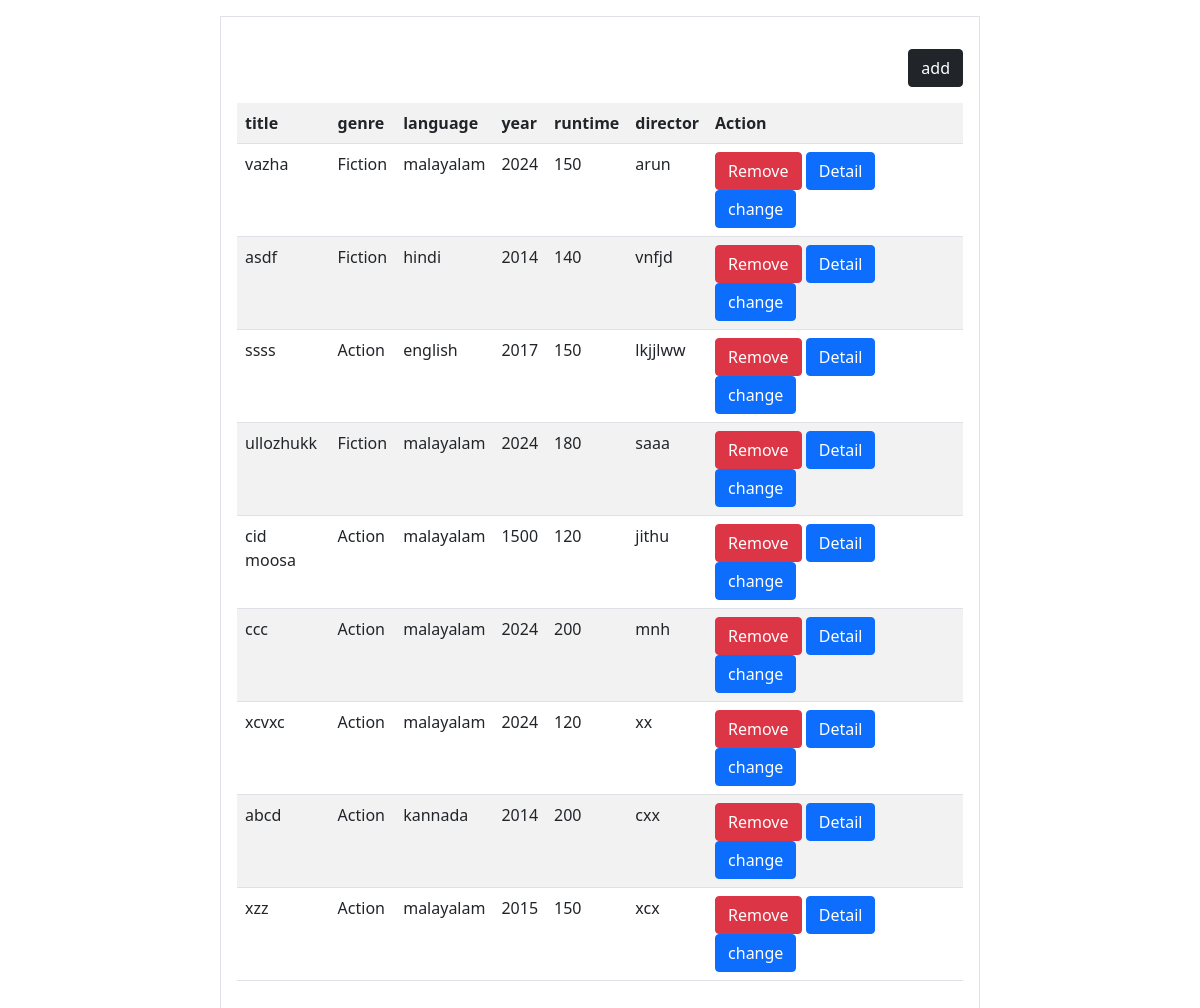
The app's page /movie/all/ with its own data.
### myapp/models.py (models this page shows)
class Movies(models.Model):
    title=models.CharField(max_length=200)
    genre=models.CharField(max_length=200,choices=GenreChoices.choices)
    language=models.CharField(max_length=200)
    year=models.CharField(max_length=200)
    run_time=models.PositiveIntegerField()
    director=models.CharField(max_length=200)

### myapp/views.py (the view)
# urls.py: path("movie/all/",views.MovieListView.as_view(),name='movie-list',),
class MovieListView(View):
    def get(self,request,*args,**kwargs):
        qs=Movies.objects.all()
        return render(request,"movie_list.html",{"movies":qs})

### myapp/templates/movie_list.html (shortened to what this page needs)
<!DOCTYPE html>
<html lang="en">
<head>
    <link href="https://cdn.jsdelivr.net/npm/bootstrap@5.0.2/dist/css/bootstrap.min.css" rel="stylesheet">
</head>
<body>
    <div class="container">
      <div class="row">
        <div class="col-2"></div>
        <div class="col-8 border p-3 my-3">
            <div class="w-100 d-flex justify-content-end">
                <a href="{%url 'movie-add' %}"class="btn btn-dark my-3">add</a>
            </div>
            <table class="table table-striped">
                <tr>
                    <th>title</th>
                    <th>genre</th>
                    <th>language</th>
                    <th>year</th>
                    <th>runtime</th>
                    <th>director</th>
                    <th>Action</th>
                </tr>
                {%for m in movies%}
                 <tr>
                    <td>{{m.title}}</td>
                    <td>{{m.genre}}</td>
                    <td>{{m.language}}</td>
                    <td>{{m.year}}</td>
                    <td>{{m.run_time}}</td>
                    <td>{{m.director}}</td>
                    <td>
                        <a href="{%url 'movie-delete' m.id%}"class="btn btn-danger">Remove</a>
                        <a href="{%url 'movie-details' m.id%}"class="btn btn-primary">Detail</a>
                        <a href="{%url 'movie-update' m.id%}"class="btn btn-primary">change</a>
                    </td>
                 </tr>
                {%endfor%}
            </table>
        </div>
        <div class="col-2"></div>
      </div>
    </div>
</body>
</html>

### records on screen
Movies: title "vazha", genre "Fiction", language "malayalam", year "2024", run_time "150", director "arun"
Movies: title "asdf", genre "Fiction", language "hindi", year "2014", run_time "140", director "vnfjd"
Movies: title "ssss", genre "Action", language "english", year "2017", run_time "150", director "lkjjlww"
Movies: title "ullozhukk", genre "Fiction", language "malayalam", year "2024", run_time "180", director "saaa"
Movies: title "cid moosa", genre "Action", language "malayalam", year "1500", run_time "120", director "jithu"
Movies: title "ccc", genre "Action", language "malayalam", year "2024", run_time "200", director "mnh"
Movies: title "xcvxc", genre "Action", language "malayalam", year "2024", run_time "120", director "xx"
Movies: title "abcd", genre "Action", language "kannada", year "2014", run_time "200", director "cxx"
Movies: title "xzz", genre "Action", language "malayalam", year "2015", run_time "150", director "xcx"
